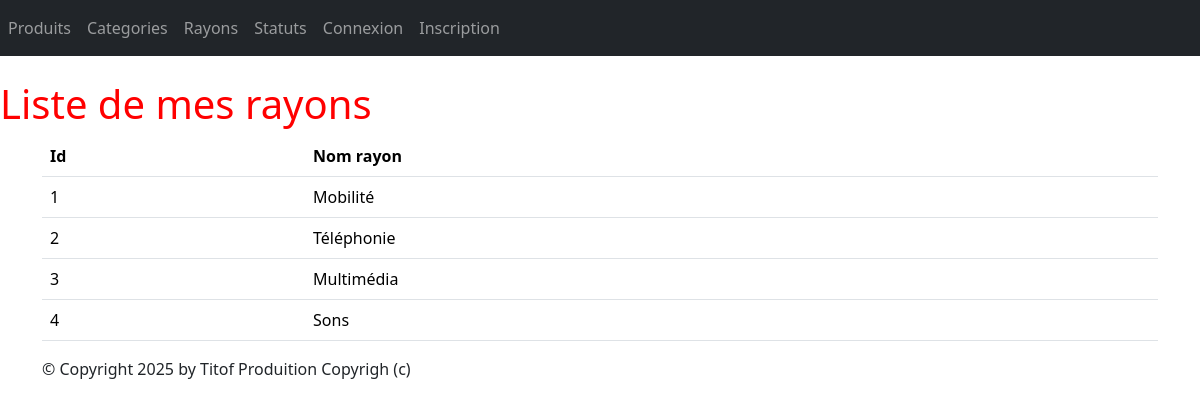
Page /monApp/rayons/ on the committed database.
### monApp/models.py (models this page shows, shortened)
class Rayon(models.Model):
    idRayon = models.AutoField(primary_key=True)
    nomRayon = models.CharField(max_length=100)

### monApp/views.py (the view)
# urls.py: path("rayons/",views.RayonListView.as_view(), name="lst_rayons"),
class RayonListView(ListView):
    model = Rayon
    template_name = "monApp/list_rayons.html"
    context_object_name = "rayons"
    def get_context_data(self, **kwargs):
        context = super(RayonListView, self).get_context_data(**kwargs)
        context['titremenu'] = "Liste de mes rayons"
        return context

### monApp/templates/monApp/list_rayons.html
{% extends 'monApp/base.html' %}
{% block menu %}
<h1>{{titremenu}}</h1>
{% endblock %}
{% block contenu %}
<table class="table">
    <thead>
        <th>Id</th>
        <th>Nom rayon</th>
    </thead>
    <tbody>
        {% for rayon in rayons %}
        <tr onclick="window.location.href='{% url 'dtl_rayon' rayon.idRayon %}';" style="cursor:pointer;">
            <td>{{ rayon.idRayon }} </td>
            <td>{{ rayon.nomRayon }} </td>
        </tr>
        {% endfor %}
    </tbody>
</table>
{% endblock %}

### static/styles.css (style rules this page uses)
h1 { color: red; }

### rows in the picture
Rayon: idRayon "1", nomRayon "Mobilité"
Rayon: idRayon "2", nomRayon "Téléphonie"
Rayon: idRayon "3", nomRayon "Multimédia"
Rayon: idRayon "4", nomRayon "Sons"

### other values in the picture
{{ titremenu }} "Liste de mes rayons"
